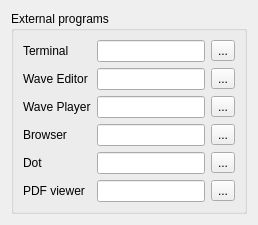
         <widget class="QWidget" name="tab_5">
          <attribute name="title">
           <string>External</string>
          </attribute>
          <layout class="QGridLayout" name="gridLayout_11">
           <item row="0" column="0" alignment="Qt::AlignmentFlag::AlignTop">
            <widget class="QGroupBox" name="groupBox_4">
             <property name="title">
              <string>External programs</string>
             </property>
             <layout class="QGridLayout" name="gridLayout_12">
              <item row="0" column="0">
               <layout class="QGridLayout" name="_4">
                <item row="0" column="0">
                 <widget class="QLabel" name="label_14">
                  <property name="text">
                   <string>Terminal</string>
                  </property>
                 </widget>
                </item>
                <item row="0" column="2">
                 <widget class="QLineEdit" name="TerminalLineEdit"/>
                </item>
                <item row="0" column="3">
                 <widget class="QToolButton" name="terminalToolButton">
                  <property name="text">
                   <string>...</string>
                  </property>
                 </widget>
                </item>
                <item row="1" column="0">
                 <widget class="QLabel" name="label_16">
                  <property name="enabled">
                   <bool>true</bool>
                  </property>
                  <property name="text">
                   <string>Wave Editor</string>
                  </property>
                 </widget>
                </item>
                <item row="1" column="2">
                 <widget class="QLineEdit" name="WaveEditorLineEdit">
                  <property name="enabled">
                   <bool>true</bool>
                  </property>
                 </widget>
                </item>
                <item row="1" column="3">
                 <widget class="QToolButton" name="waveEditorToolButton">
                  <property name="text">
                   <string>...</string>
                  </property>
                 </widget>
                </item>
                <item row="2" column="0">
                 <widget class="QLabel" name="label_17">
                  <property name="enabled">
                   <bool>true</bool>
                  </property>
                  <property name="text">
                   <string>Wave Player</string>
                  </property>
                 </widget>
                </item>
                <item row="2" column="2">
                 <widget class="QLineEdit" name="WavePlayerLineEdit">
                  <property name="enabled">
                   <bool>true</bool>
                  </property>
                 </widget>
                </item>
                <item row="2" column="3">
                 <widget class="QToolButton" name="wavePlayerToolButton">
                  <property name="text">
                   <string>...</string>
                  </property>
                 </widget>
                </item>
                <item row="3" column="2">
                 <widget class="QLineEdit" name="browserLineEdit">
                  <property name="enabled">
                   <bool>true</bool>
                  </property>
                 </widget>
                </item>
                <item row="3" column="0">
                 <widget class="QLabel" name="label_20">
                  <property name="enabled">
                   <bool>true</bool>
                  </property>
                  <property name="text">
                   <string>Browser</string>
                  </property>
                 </widget>
                </item>
                <item row="3" column="3">
                 <widget class="QToolButton" name="browserToolButton">
                  <property name="text">
                   <string>...</string>
                  </property>
                 </widget>
                </item>
                <item row="4" column="0">
                 <widget class="QLabel" name="label_22">
                  <property name="enabled">
                   <bool>true</bool>
                  </property>
                  <property name="text">
                   <string>Dot</string>
                  </property>
                 </widget>
                </item>
                <item row="4" column="2">
                 <widget class="QLineEdit" name="dotLineEdit">
                  <property name="enabled">
                   <bool>true</bool>
                  </property>
                 </widget>
                </item>
                <item row="4" column="3">
                 <widget class="QToolButton" name="dotToolButton">
                  <property name="text">
                   <string>...</string>
                  </property>
                 </widget>
                </item>
                <item row="5" column="0">
                 <widget class="QLabel" name="label_26">
                  <property name="text">
                   <string>PDF viewer</string>
                  </property>
                 </widget>
                </item>
                <item row="5" column="3">
                 <widget class="QToolButton" name="pdfViewerToolButton">
                  <property name="text">
                   <string>...</string>
                  </property>
                 </widget>
                </item>
                <item row="5" column="2">
                 <widget class="QLineEdit" name="pdfViewerLineEdit">
                  <property name="enabled">
                   <bool>true</bool>
                  </property>
                 </widget>
                </item>
               </layout>
              </item>
             </layout>
            </widget>
           </item>
          </layout>
         </widget>
